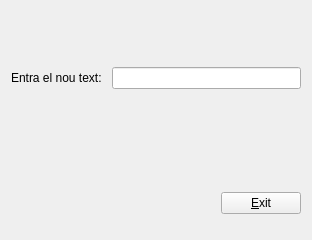
<?xml version="1.0" encoding="UTF-8"?>
<ui version="4.0">
 <class>Exercici2</class>
 <widget class="QWidget" name="Exercici2">
  <property name="geometry">
   <rect>
    <x>0</x>
    <y>0</y>
    <width>312</width>
    <height>240</height>
   </rect>
  </property>
  <property name="windowTitle">
   <string>Widget</string>
  </property>
  <property name="styleSheet">
   <string notr="true"/>
  </property>
  <layout class="QVBoxLayout" name="verticalLayout">
   <item>
    <layout class="QHBoxLayout" name="horizontalLayout1">
     <item>
      <widget class="QLabel" name="TextLabel">
       <property name="maximumSize">
        <size>
         <width>16777215</width>
         <height>20</height>
        </size>
       </property>
       <property name="font">
        <font>
         <weight>75</weight>
         <bold>true</bold>
        </font>
       </property>
       <property name="text">
        <string/>
       </property>
      </widget>
     </item>
    </layout>
   </item>
   <item>
    <layout class="QHBoxLayout" name="horizontalLayout2">
     <property name="spacing">
      <number>10</number>
     </property>
     <property name="sizeConstraint">
      <enum>QLayout::SetMaximumSize</enum>
     </property>
     <property name="topMargin">
      <number>4</number>
     </property>
     <property name="bottomMargin">
      <number>4</number>
     </property>
     <item>
      <widget class="QLabel" name="EnterTextLabel">
       <property name="text">
        <string>Entra el nou text:</string>
       </property>
      </widget>
     </item>
     <item>
      <widget class="MyLineEdit" name="lineEdit"/>
     </item>
    </layout>
   </item>
   <item>
    <spacer name="verticalSpacer">
     <property name="orientation">
      <enum>Qt::Vertical</enum>
     </property>
     <property name="sizeType">
      <enum>QSizePolicy::Minimum</enum>
     </property>
     <property name="sizeHint" stdset="0">
      <size>
       <width>20</width>
       <height>80</height>
      </size>
     </property>
    </spacer>
   </item>
   <item>
    <layout class="QHBoxLayout" name="horizontalLayout">
     <item>
      <spacer name="horizontalSpacer">
       <property name="orientation">
        <enum>Qt::Horizontal</enum>
       </property>
       <property name="sizeHint" stdset="0">
        <size>
         <width>298</width>
         <height>20</height>
        </size>
       </property>
      </spacer>
     </item>
     <item>
      <widget class="QPushButton" name="pushButton">
       <property name="text">
        <string>&amp;Exit</string>
       </property>
      </widget>
     </item>
    </layout>
   </item>
  </layout>
 </widget>
 <customwidgets>
  <customwidget>
   <class>MyLineEdit</class>
   <extends>QLineEdit</extends>
   <header>MyLineEdit.h</header>
   <slots>
    <signal>enviaText(QString)</signal>
    <slot>tractaReturn()</slot>
   </slots>
  </customwidget>
 </customwidgets>
 <resources/>
 <connections>
  <connection>
   <sender>pushButton</sender>
   <signal>clicked()</signal>
   <receiver>Exercici2</receiver>
   <slot>close()</slot>
   <hints>
    <hint type="sourcelabel">
     <x>301</x>
     <y>224</y>
    </hint>
    <hint type="destinationlabel">
     <x>239</x>
     <y>229</y>
    </hint>
   </hints>
  </connection>
  <connection>
   <sender>lineEdit</sender>
   <signal>returnPressed()</signal>
   <receiver>lineEdit</receiver>
   <slot>tractaReturn()</slot>
   <hints>
    <hint type="sourcelabel">
     <x>255</x>
     <y>87</y>
    </hint>
    <hint type="destinationlabel">
     <x>192</x>
     <y>81</y>
    </hint>
   </hints>
  </connection>
  <connection>
   <sender>lineEdit</sender>
   <signal>enviaText(QString)</signal>
   <receiver>TextLabel</receiver>
   <slot>setText(QString)</slot>
   <hints>
    <hint type="sourcelabel">
     <x>165</x>
     <y>74</y>
    </hint>
    <hint type="destinationlabel">
     <x>158</x>
     <y>33</y>
    </hint>
   </hints>
  </connection>
 </connections>
</ui>
